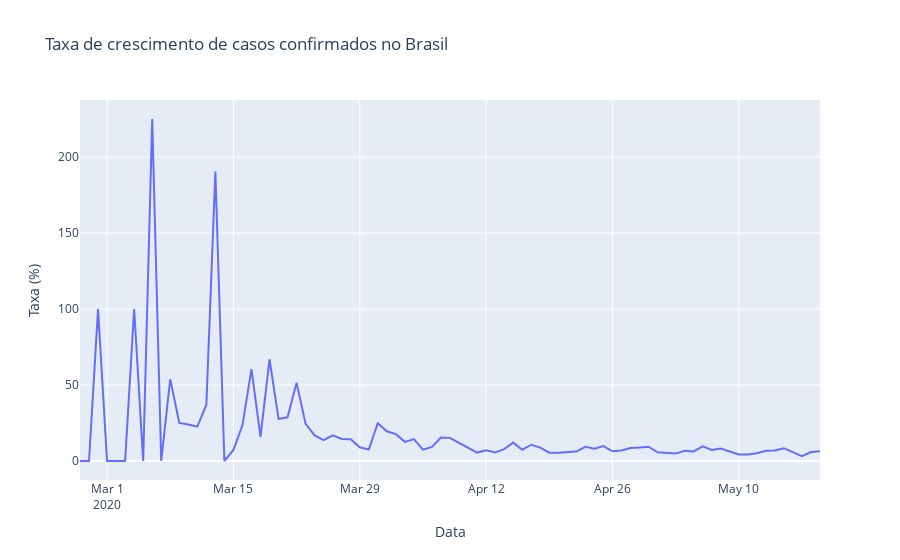

Notebook code for this chart:
### Code cell
primeiro_dia = df_brasil['data_observacao'].loc[df_brasil['confirmado'] > 0].min()

px.line(x=pd.date_range(primeiro_dia, df_brasil['data_observacao'].max())[1:], y=taxa_dia, title='Taxa de crescimento de casos confirmados no Brasil', labels={'x': 'Data', 'y': 'Taxa (%)'})
